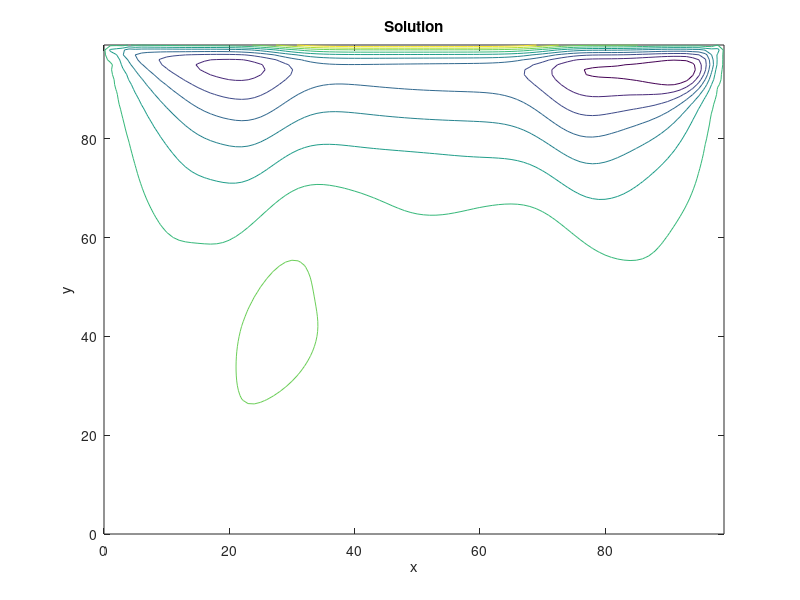

Source code (MATLAB):
clear;close all;clc;

% D2Q9 solver

% Numerical input parameters.
nodes = [100, 100]; % x nodes, y nodes.
dh = 1; % dh = dx = dy.
timesteps = 400;
dt = 1; % timestep.

% Physical input parameters.
u0 = 0.1;
rho0 = 5;
% Discrete parameters.
alpha = 0.01;
% Non-dimensional parameters.
Re = u0*nodes(1)/alpha;
disp(['Reynolds number: ' num2str(Re)]);

% Lattice link constants.
w = zeros(9,1);
w(1) = 4/9;
w(2:5) = 1/9;
w(6:9) = 1/36;
c = zeros(9,2);
c(1,:) = [0, 0];
c(2,:) = [1, 0];
c(3,:) = [0, 1];
c(4,:) = [-1, 0];
c(5,:) = [0, -1];
c(6,:) = [1, 1];
c(7,:) = [-1, 1];
c(8,:) = [-1, -1];
c(9,:) = [1, -1];

% Derived inputs.
omega = 1 / ( 3*alpha + 0.5 );

% Initialize.
rho = rho0*ones(nodes(2),nodes(1));
u = zeros(nodes(2),nodes(1));
v = zeros(nodes(2),nodes(1));
f = zeros(nodes(2),nodes(1),9);
feq = zeros(nodes(2),nodes(1),9);
% BC.
u(end,2:end-1) = u0;

% Main loop.
reconstruction_time = 0;
collision_time = 0;
streaming_time = 0;
bc_time = 0;
for iter = 1:timesteps
    disp(['Running timestep ' num2str(iter)]);
    % Collision.
    tic;
    t1 = u.*u + v.*v;
    for k = 1:9
        t2 = c(k,1)*u + c(k,2)*v;
        feq(:,:,k) = w(k)*rho.*(1 + 3*t2 + 4.5*t2.^2 - 1.5*t1);
        f(:,:,k) = omega*feq(:,:,k)+(1-omega)*f(:,:,k);
    end
    collision_time = collision_time + toc;
    % Streaming.
    tic;
    f(:,2:end,2) = f(:,1:end-1,2); % East vector.
    f(2:end,:,3) = f(1:end-1,:,3); % North vector.
    f(:,1:end-1,4) = f(:,2:end,4); % West vector.
    f(1:end-1,:,5) = f(2:end,:,5); % South vector.
    f(2:end,2:end,6) = f(1:end-1,1:end-1,6); % Northeast vector.
    f(2:end,1:end-1,7) = f(1:end-1,2:end,7); % Northwest vector.
    f(1:end-1,1:end-1,8) = f(2:end,2:end,8); % Southwest vector.
    f(1:end-1,2:end,9) = f(2:end,1:end-1,9); % Southeast vector.
    streaming_time = streaming_time + toc;
    % BC.
    tic;
    f(:,1,2) = f(:,1,4); % West bounceback.
    f(:,1,6) = f(:,1,8); % West bounceback.
    f(:,1,9) = f(:,1,7); % West bounceback.
    f(:,end,4) = f(:,end,2); % East bounceback.
    f(:,end,8) = f(:,end,6); % East bounceback.
    f(:,end,7) = f(:,end,9); % East bounceback.
    f(1,:,3) = f(1,:,5); % South bounceback.
    f(1,:,6) = f(1,:,8); % South bounceback.
    f(1,:,7) = f(1,:,9); % South bounceback.
    rho_end = f(end,2:end-1,1) + f(end,2:end-1,2) + f(end,2:end-1,4) + ...
        2*( f(end,2:end-1,3) + f(end,2:end-1,7) + f(end,2:end-1,6) );
    f(end,2:end-1,5) = f(end,2:end-1,3); % North boundary (moving lid).
    f(end,2:end-1,9) = f(end,2:end-1,7) + (u0 / 6)*rho_end; % North boundary (moving lid).
    f(end,2:end-1,8) = f(end,2:end-1,6) - (u0 / 6)*rho_end; % North boundary (moving lid).
    bc_time = bc_time + toc;
    % Density and velocity reconstruction.
    tic;
    rho = sum(f,3);
    rho(end,2:end) = f(end,2:end,1) + f(end,2:end,2) + f(end,2:end,4) + ...
        2*( f(end,2:end,3) + f(end,2:end,7) + f(end,2:end,6) );
    u(2:end-1,2:end) = 0;
    v(2:end-1,2:end) = 0;
    for k = 1:9
        u(2:end-1,2:end) = u(2:end-1,2:end) + c(k,1)*f(2:end-1,2:end,k);
        v(2:end-1,2:end) = v(2:end-1,2:end) + c(k,2)*f(2:end-1,2:end,k);
    end
    u(2:end-1,2:end) = u(2:end-1,2:end) ./ rho(2:end-1,2:end);
    v(2:end-1,2:end) = v(2:end-1,2:end) ./ rho(2:end-1,2:end);
    reconstruction_time = reconstruction_time + toc;
end

% Timing outputs.
total_time = reconstruction_time + collision_time + streaming_time + bc_time;
disp(['Solution reconstruction time (s): ' num2str(reconstruction_time)]);
disp(['Collision time (s): ' num2str(collision_time)]);
disp(['Streaming time (s): ' num2str(streaming_time)]);
disp(['BC time (s): ' num2str(bc_time)]);
disp(['Solution reconstruction fraction: ' num2str(reconstruction_time/total_time)]);
disp(['Collision fraction: ' num2str(collision_time/total_time)]);
disp(['Streaming fraction: ' num2str(streaming_time/total_time)]);
disp(['BC fraction: ' num2str(bc_time/total_time)]);

% Streamfunction calculation.
strf = zeros(nodes(2),nodes(1));
for i = 2:nodes(1)
    rho_av = 0.5*( rho(1,i-1) + rho(1,i) );
    strf(1,i) = strf(1,i-1) - 0.5*rho_av*( v(1,i-1) + v(1,i) );
    for j = 2:nodes(2)
        rho_m = 0.5 * ( rho(j,i) + rho(j-1,i) );
        strf(j,i) = strf(j-1,i) + 0.5*rho_m*( u(j-1,i) + u(j,i) );
    end
end

% % Plotting results!
figure;
L = dh*[nodes(1)-1, nodes(2)-1] ; % x , y dimensions of physical domain.
x = linspace(0,L(1),nodes(1))';
y = linspace(0,L(2),nodes(2))';
[X, Y] = meshgrid(x,y);
contour(X, Y, strf);
title('Solution');
xlabel('x');
ylabel('y');


